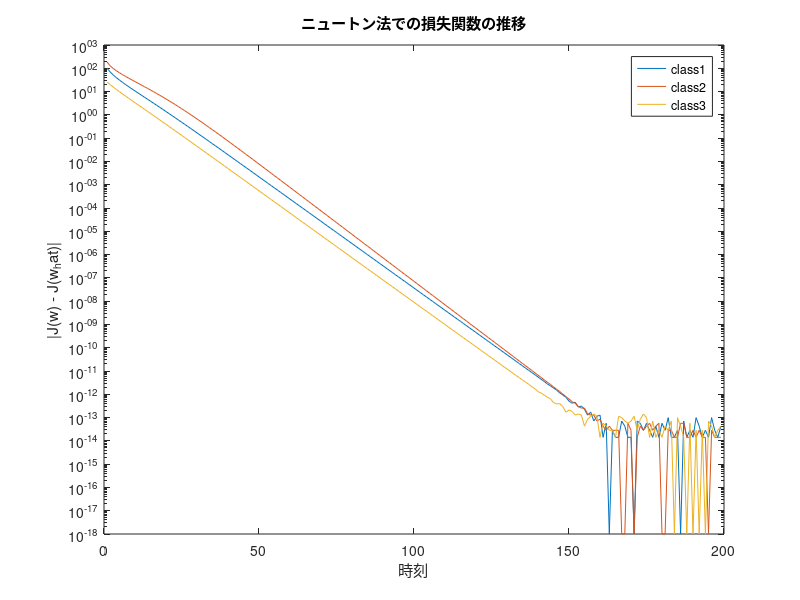

The MATLAB script that drew this image:
n = 200;% data amount
d = 4;% data dimension
c = 3;% class
x = 3 * (rand(n, d) - 0.5);
W = [2, -1, 0.5;
-3, 2, 1;
1, 2, 3];
[maxlogit, y] =max( [x(:, 1:2), ones(n, 1)] * W' + 0.5 * randn(n, c), [], 2);
y_onehot = (y == 1:c)*2-1;

% multi-class newton
lr = 10.^(-1 .* 1) ;% learning rate: const
w = ones(d,c); % initial param.
lambda =1;
loop = 200;
H_step = @(w,x,y) exp(-y*(w'*x))/(1+exp(-y*(w'*x)))^2 .*x*x';
nab_J_step = @(w,x,y) exp(-y*(w'*x))/(1+exp(-y*(w'*x))) *(-y).*(x);
J_step = @(w,x,y) log(1+exp(-y*(w'*x)));
J_history = zeros(loop,c);
for t = 1:loop
    for class = 1:c
                % Calc. Nabla J
        nab_Jstep = zeros(d,1);
        for i=1:n
            nab_Jstep = nab_Jstep + nab_J_step(w(:,class),x(i,:)',y_onehot(i,class)');
        end
        nab_Jstep = nab_Jstep+2.*lambda.*w(:,class);
        % Calc. J
        Jstep = 0;
        for i=1:n
            Jstep = Jstep + J_step(w(:,class),x(i,:)',y_onehot(i,class)');
        end
        Jstep = Jstep + lambda* (w(:,class)'*w(:,class));
        J_history(t,class) = Jstep;
        %Calc. Hessian J
        Hstep = zeros(d,d);
        for i=1:n
            Hstep = Hstep + H_step(w(:,class),x(i,:)',y_onehot(i,class)');
        end
        Hstep = Hstep + lambda .* eye(d);
        w(:,class) = w(:,class) - lr.* (Hstep\nab_Jstep) ;
    end

end
w
predict = w'*x';
for t = 1:loop
    [M, I] = max(predict(:,t));
    label = -1 .* ones(1,c);
    label(1,I) = 1;
    predict(:,t) = label(1,:);
end
result = (predict' == y_onehot)*1;
fprintf("Accuracy: %.4f",sum(result(:))/(c*n));
J_history = abs(J_history - J_history(loop,:) + 1e-18);% 1e-18 : To avoid log(0)
semilogy(J_history(1:loop-1,1));
hold on
semilogy(J_history(1:loop-1,2));
semilogy(J_history(1:loop-1,3));
title('ニュートン法での損失関数の推移')
xlabel('時刻')
ylabel('|J(w) - J(w_hat)|')
legend('class1', 'class2', 'class3');
hold off